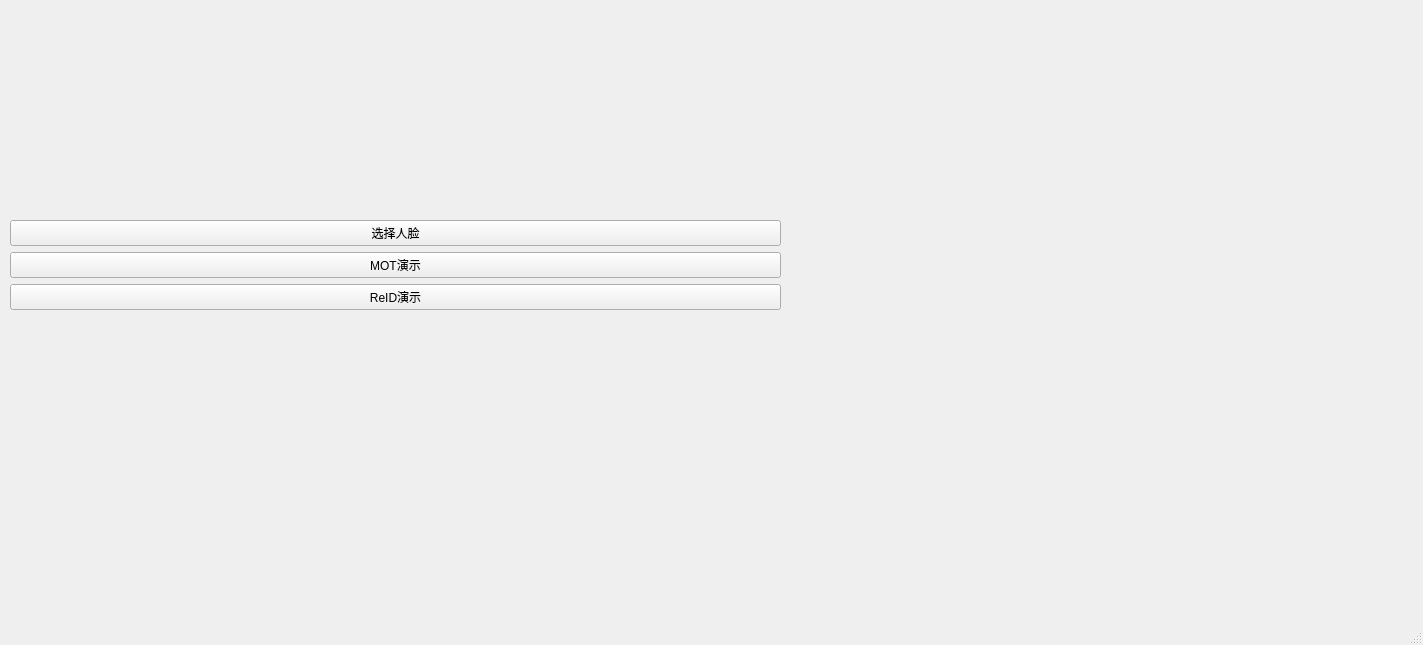
<?xml version="1.0" encoding="UTF-8"?>
<ui version="4.0">
 <class>MainWindow</class>
 <widget class="QMainWindow" name="MainWindow">
  <property name="geometry">
   <rect>
    <x>0</x>
    <y>0</y>
    <width>1423</width>
    <height>645</height>
   </rect>
  </property>
  <property name="windowTitle">
   <string>MainWindow</string>
  </property>
  <widget class="QWidget" name="centralwidget">
   <widget class="QWidget" name="gridLayoutWidget">
    <property name="geometry">
     <rect>
      <x>0</x>
      <y>0</y>
      <width>791</width>
      <height>531</height>
     </rect>
    </property>
    <layout class="QGridLayout" name="gridLayout">
     <property name="sizeConstraint">
      <enum>QLayout::SetDefaultConstraint</enum>
     </property>
     <property name="leftMargin">
      <number>5</number>
     </property>
     <property name="topMargin">
      <number>5</number>
     </property>
     <property name="rightMargin">
      <number>5</number>
     </property>
     <property name="bottomMargin">
      <number>5</number>
     </property>
     <item row="0" column="0">
      <layout class="QVBoxLayout" name="verticalLayout">
       <property name="sizeConstraint">
        <enum>QLayout::SetDefaultConstraint</enum>
       </property>
       <property name="leftMargin">
        <number>5</number>
       </property>
       <property name="topMargin">
        <number>5</number>
       </property>
       <property name="rightMargin">
        <number>5</number>
       </property>
       <property name="bottomMargin">
        <number>5</number>
       </property>
       <item>
        <widget class="QPushButton" name="pushButton_choose_face">
         <property name="text">
          <string>选择人脸</string>
         </property>
        </widget>
       </item>
       <item>
        <widget class="QPushButton" name="pushButton_open_mot">
         <property name="text">
          <string>MOT演示</string>
         </property>
        </widget>
       </item>
       <item>
        <widget class="QPushButton" name="pushButton_open_reid">
         <property name="text">
          <string>ReID演示</string>
         </property>
        </widget>
       </item>
      </layout>
     </item>
    </layout>
   </widget>
  </widget>
  <widget class="QMenuBar" name="menubar">
   <property name="geometry">
    <rect>
     <x>0</x>
     <y>0</y>
     <width>1423</width>
     <height>23</height>
    </rect>
   </property>
  </widget>
  <widget class="QStatusBar" name="statusbar"/>
 </widget>
 <resources/>
 <connections/>
</ui>
